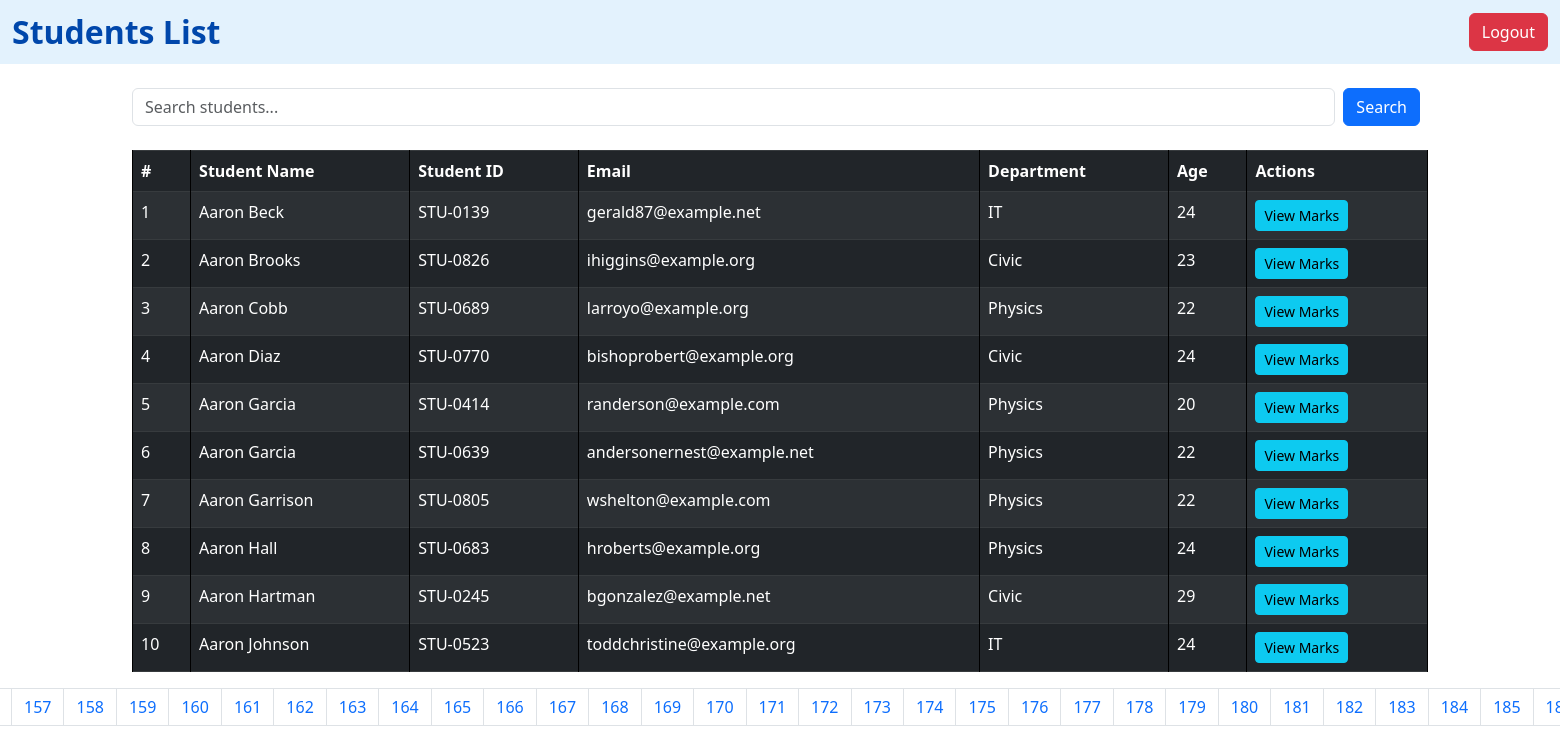
The page /students/ on the database its author committed.
### vege/models.py (models this page shows, shortened)
class Student(models.Model):
    student_name = models.CharField(max_length=100)
    student_id = models.OneToOneField(StudentID, related_name="studentid", on_delete=models.CASCADE)
    student_email = models.EmailField(unique=True)
    department = models.ForeignKey(Department, on_delete=models.CASCADE)
    student_age = models.IntegerField(default=18)
    student_address = models.TextField(default = 100)
    is_active = models.BooleanField(default=True)
    is_deleted = models.BooleanField(default=False)
    objects = StudentManager()
    admin_objects = models.Manager
    class Meta:
        ordering = ['student_name']
        verbose_name = "student"

class StudentID(models.Model):
    student_id = models.CharField(max_length=100)

class Department(models.Model):
    department = models.CharField(max_length=100)
    date_of_established = models.DateField(default='2000-01-01')  # Set your desired default
    class Meta:
        ordering = ['department']

### vege/views.py (the view)
# urls.py: path('students/', get_students, name="get_students"),
def get_students(request):
    query = request.GET.get('q', '')
    queryset = Student.objects.all()
    ranks = Student.objects.annotate(marks = Sum('studentmarks__marks')).order_by('-marks', '-student_age')
    for rank in ranks:
        print(rank.marks)
    if query:
        queryset = queryset.filter(student_name__icontains=query)
    paginator = Paginator(queryset, 10)  # Show 5 students per page
    page_number = request.GET.get('page')
    page_obj = paginator.get_page(page_number)
    return render(request, 'report/students.html', {
        'queryset': page_obj,
        'query': query
    })

### vege/models.py (called while the page is built)
    def get_queryset(self):
        return super().get_queryset().filter(is_deleted = False)

### vege/templates/report/students.html (shortened to what this page needs)
{% extends "base.html" %}
{% block start %}
<nav class="navbar navbar-expand-lg" style="background-color: #e3f2fd;">
    <div class="container-fluid">
        <span class="navbar-brand mb-0 h1 fw-bold" style="font-size: 2rem; color: #0047ab;">Students List</span>
        <div class="d-flex">
            <a href="{% url 'logout' %}" class="btn btn-danger">Logout</a>
        </div>
    </div>
</nav>
<div class="container mt-4">
    <form method="get" class="mb-4 d-flex">
        <input type="text" name="q" class="form-control me-2" placeholder="Search students..." value="{{ query }}">
        <button type="submit" class="btn btn-primary me-2">Search</button>
    </form>
    <table class="table table-dark table-bordered table-striped">
        <thead>
            <tr>
                <th>#</th>
                <th>Student Name</th>
                <th>Student ID</th>
                <th>Email</th>
                <th>Department</th>
                <th>Age</th>
                <th>Actions</th>
            </tr>
        </thead>
        <tbody>
            {% for student in queryset %}
            <tr>
                <td>{{ forloop.counter }}</td>
                <td>{{ student.student_name }}</td>
                <td>{{ student.student_id.student_id }}</td>
                <td>{{ student.student_email }}</td>
                <td>{{ student.department.department }}</td>
                <td>{{ student.student_age }}</td>
                <td>
                    {% if student.student_id %}
                        <a href="{% url 'see_marks' student.student_id.id %}" class="btn btn-sm btn-info">View Marks</a>
                    {% else %}
                        <span class="text-danger">No ID</span>
                    {% endif %}
                </td>
            </tr>
            {% empty %}
            <tr>
                <td colspan="7" class="text-center">No students found.</td>
            </tr>
            {% endfor %}
        </tbody>
    </table>
    {% if queryset.has_other_pages %}
    <nav aria-label="Page navigation">
        <ul class="pagination justify-content-center">
            {% for num in queryset.paginator.page_range %}
                {% if queryset.number == num %}
                    <li class="page-item active"><span class="page-link">{{ num }}</span></li>
                {% else %}
                    <li class="page-item"><a class="page-link" href="?page={{ num }}{% if query %}&q={{ query }}{% endif %}">{{ num }}</a></li>
                {% endif %}
            {% endfor %}
        </ul>
    </nav>
    {% endif %}
</div>
{% endblock %}

### core/templates/base.html (style rules this page uses)
table, th, td { border: 1px solid black; }

### rows shown on the page
Student: student_name "Aaron Beck", student_id.student_id "STU-0139", student_email "gerald87@example.net", department.department "IT", student_age "24", shows "View Marks"
Student: student_name "Aaron Brooks", student_id.student_id "STU-0826", student_email "ihiggins@example.org", department.department "Civic", student_age "23", shows "View Marks"
Student: student_name "Aaron Cobb", student_id.student_id "STU-0689", student_email "larroyo@example.org", department.department "Physics", student_age "22", shows "View Marks"
Student: student_name "Aaron Diaz", student_id.student_id "STU-0770", student_email "bishoprobert@example.org", department.department "Civic", student_age "24", shows "View Marks"
Student: student_name "Aaron Garcia", student_id.student_id "STU-0414", student_email "randerson@example.com", department.department "Physics", student_age "20", shows "View Marks"
Student: student_name "Aaron Garcia", student_id.student_id "STU-0639", student_email "andersonernest@example.net", department.department "Physics", student_age "22", shows "View Marks"
Student: student_name "Aaron Garrison", student_id.student_id "STU-0805", student_email "wshelton@example.com", department.department "Physics", student_age "22", shows "View Marks"
Student: student_name "Aaron Hall", student_id.student_id "STU-0683", student_email "hroberts@example.org", department.department "Physics", student_age "24", shows "View Marks"
Student: student_name "Aaron Hartman", student_id.student_id "STU-0245", student_email "bgonzalez@example.net", department.department "Civic", student_age "29", shows "View Marks"
Student: student_name "Aaron Johnson", student_id.student_id "STU-0523", student_email "toddchristine@example.org", department.department "IT", student_age "24", shows "View Marks"

### other values the page prints
{{ num }} "157" "158" "159" "160" "161" "162" "163" "164" "165" "166" "167" "168" "169" "170" "171" "172" "173" "174" "175" "176" "177" "178" "179" "180" "181" "182" "183" "184" "185"
